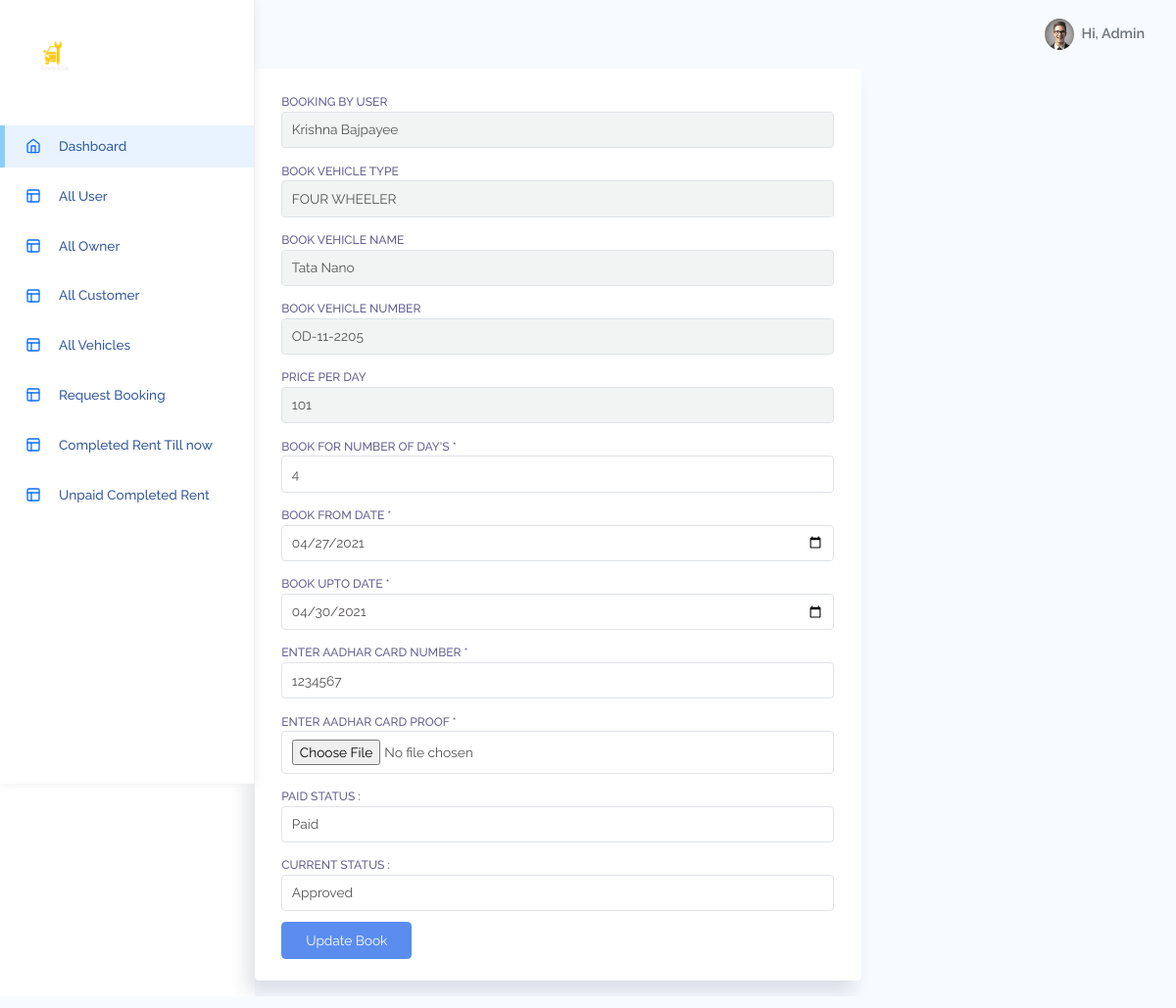
The page /edit-booking/3/ (signed in) on the database its author committed.
### Admin/models.py (models this page shows, shortened)
class RentVehicle(models.Model):
    STATUS = (
        ('Pending','Pending'),
        ('Approved', 'Approved'),
        ('Rejected', 'Rejected'),
        ('On Rent', 'On Rent'),
        ('Completed Rent','Completed Rent')
    )
    PAID_STATUS = (
        ('UnPaid', 'UnPaid'),
        ('Paid', 'Paid')
    )
    def BookingId():
        return int(random.randint(10000000,99999999))
    user = models.ForeignKey(UserProfile, on_delete=models.CASCADE)
    vehicle = models.ForeignKey(Vehicle, on_delete=models.CASCADE)
    booking_id = models.IntegerField(default=BookingId)
    aadhar_number = models.BigIntegerField()
    id_proof = models.ImageField()
    book_day = models.SmallIntegerField()
    book_from = models.DateField()
    book_to = models.DateField()
    total_price = models.IntegerField(null=True)
    paid_status = models.CharField(max_length=15, choices=PAID_STATUS, default="UnPaid")
    status = models.CharField(max_length=15, choices=STATUS, default='Pending')
    created_at = models.DateTimeField(auto_now_add=True)
    updated_at = models.DateTimeField(auto_now=True)

class UserProfile(models.Model):
    USER_TYPES = [
        ('Owner', 'Owner'),
        ('Admin', 'Admin'),
        ('Public', 'Public'),
    ]
    user=models.ForeignKey(User,on_delete=models.CASCADE)
    profilePicture = models.ImageField(blank=True, null=True)
    contact_No = models.IntegerField()
    dob = models.DateField(null=True, blank=True)
    address = models.TextField(null=True, blank=True)
    userType = models.CharField(max_length=15, choices=USER_TYPES, default='Public')
    created_at = models.DateTimeField(auto_now_add=True)
    updated_at = models.DateTimeField(auto_now=True)

class Vehicle(models.Model):
    STATUS = (
        ('Not Available', 'Not Available'),
        ('Available','Available')
    )
    user = models.ForeignKey(UserProfile, on_delete=models.CASCADE)
    vehicle_type = models.ForeignKey(VehicleType, on_delete=models.CASCADE)
    vehiclenumber = models.CharField(max_length=255)
    name = models.CharField(max_length=255)
    image = models.ImageField()
    price_per_day = models.IntegerField()
    status = models.CharField(max_length=15, choices=STATUS, default='Available')
    created_at = models.DateTimeField(auto_now_add=True)
    updated_at = models.DateTimeField(auto_now=True)

class VehicleType(models.Model):
    user = models.ForeignKey(UserProfile, on_delete=models.CASCADE)
    name = models.CharField(max_length=100)
    created_at = models.DateTimeField(auto_now_add=True)
    updated_at = models.DateTimeField(auto_now=True)

### Admin/views.py (the view, shortened to what this page needs)
# urls.py: path('edit-booking/<int:id>/', EditBooking, name="edit-booking"),
def EditBooking(request, id):
    if not request.user.is_authenticated:
        return redirect('login')
    v = RentVehicle.objects.get(id=id)
    return render(request, 'edit-booking.html', {'details':v})

### Admin/templates/edit-booking.html (shortened to what this page needs)
{% extends 'adminbase.html' %}
{% block content %}
{% load static %}
<section id="basic-vertical-layouts">
    <div class="row match-height">
        <div class="col-md-8 col-12">
            <div class="card">
                <div class="card-content">
                    <div class="card-body">
                        <form action="/edit-booking/{{details.id}}/" method="POST" class="form form-vertical"
                            enctype="multipart/form-data">
                            <div class="form-body">
                                <div class="row">
                                    <div class="col-md-12">
                                        <div class="form-group">
                                            <label for="first-name-vertical">Booking by User </label>
                                            <input type="text" id="first-name-vertical" class="form-control"
                                                name="fname"
                                                value="{{details.user.user.first_name}} {{details.user.user.last_name}}" disabled>
                                        </div>
                                        <div class="form-group">
                                            <label for="first-name-vertical">Book Vehicle Type</label>
                                            <input type="text" id="first-name-vertical" class="form-control"
                                                name="fname" value="{{details.vehicle.vehicle_type.name}}" disabled>
                                        </div>
                                        <div class="form-group">
                                            <label for="first-name-vertical">Book Vehicle Name</label>
                                            <input type="text" id="first-name-vertical" class="form-control"
                                                name="fname" value="{{details.vehicle.name}}" disabled>
                                        </div>
                                        <div class="form-group">
                                            <label for="first-name-vertical">Book Vehicle Number</label>
                                            <input type="text" id="first-name-vertical" class="form-control"
                                                name="fname" value="{{details.vehicle.vehiclenumber}}" disabled>
                                        </div>
                                        <div class="form-group">
                                            <label for="first-name-vertical">Price Per Day</label>
                                            <input type="text" id="first-name-vertical" class="form-control"
                                                name="fname" value="{{details.vehicle.price_per_day}}" disabled>
                                        </div>
                                    </div>
                                    <div class="form-group">
                                        <label for="first-name-vertical">Book For Number of Day's *</label>
                                        <input type="number" id="first-name-vertical" class="form-control" name="days"
                                           value="{{details.book_day}}" required>
                                    </div>
                                    <div class="form-group">
                                        <label for="first-name-vertical">Book From Date *</label>
                                        <input type="date" id="first-name-vertical" class="form-control" name="book_from"
                                           value="{{details.book_from | date:'Y-m-d'}}" required>
                                    </div>
                                    <div class="form-group">
                                        <label for="first-name-vertical">Book upto Date *</label>
                                        <input type="date" id="first-name-vertical" class="form-control" name="book_to"
                                           value="{{details.book_to | date:'Y-m-d'}}" required>
                                    </div>
                                    <div class="form-group">
                                        <label for="first-name-vertical">Enter Aadhar Card Number *</label>
                                        <input type="number" maxlength="12" minlength="12" id="first-name-vertical"
                                            class="form-control" value="{{details.aadhar_number}}" name="aadhar" required>
                                    </div>
                                    <div class="form-group">
                                        <label for="first-name-vertical">Enter Aadhar Card Proof *</label>
                                        <input type="file" class="form-control" name="id_proof">
                                    </div>
                                    {% if request.user.userprofile_set.first.userType != "Public" %}
                                    <div class="form-group">
                                        <label for="first-name-vertical">Paid Status : </label>
                                        <select class="form-control" name="paid_status">
                                            <option value="{{details.paid_status}}">{{details.paid_status}}</option>
                                        </select>
                                    </div>
                                    <div class="form-group">
                                        <label for="first-name-vertical">Current Status : </label>
                                        <select class="form-control" name="status">
                                            <option value="{{details.status}}">{{details.status}}</option>
                                        </select>
                                    </div>
                                    {% endif %}
                                </div>
                            </div>
                            <button type="submit" class="btn btn-primary">Update Book</button>
                        </form>
                    </div>
                </div>
            </div>
        </div>
    </div>
</section>
{% endblock %}

### Admin/templates/adminbase.html (shortened to what this page needs)
<!DOCTYPE html>
<html lang="en">
{% load static %}
<head>
    <link rel="stylesheet" href="{% static 'AdminStatic/assets/css/bootstrap.css' %}">
    <link rel="stylesheet" href="{% static 'AdminStatic/assets/css/font-awesome.min.css' %}">
    <link rel="stylesheet" href="{% static 'AdminStatic/assets/vendors/chartjs/Chart.min.css' %}">
    <link rel="stylesheet" href="{% static 'AdminStatic/assets/vendors/perfect-scrollbar/perfect-scrollbar.css' %}">
    <link rel="stylesheet" href="{% static 'AdminStatic/assets/css/app.css' %}">
<body>
    <div id="app">
        <div id="sidebar" class='active'>
            <div class="sidebar-wrapper active">
                <div class="sidebar-header">
                    <img src="{% static 'AdminStatic/assets/images/logo2.png' %}" alt="" srcset="">
                </div>
                <div class="sidebar-menu">
                    <ul class="menu">
                        <li class="sidebar-item active ">
                            <a href="/dashboard/" class='sidebar-link'>
                                <i data-feather="home" width="20"></i>
                                <span>Dashboard</span>
                            </a>
                        </li>
                        {% if request.user.userprofile_set.first.userType == "Admin" %}
                        <li class="sidebar-item  ">
                            <a href="/users/" class='sidebar-link'>
                                <i data-feather="layout" width="20"></i>
                                <span>All User</span>
                            </a>
                        </li>
                        <li class="sidebar-item  ">
                            <a href="/all-owner/" class='sidebar-link'>
                                <i data-feather="layout" width="20"></i>
                                <span>All Owner</span>
                            </a>
                        </li>
                        <li class="sidebar-item  ">
                            <a href="/all-public/" class='sidebar-link'>
                                <i data-feather="layout" width="20"></i>
                                <span>All Customer</span>
                            </a>
                        </li>
                        <li class="sidebar-item  ">
                            <a href="/total-vehicle/" class='sidebar-link'>
                                <i data-feather="layout" width="20"></i>
                                <span>All Vehicles</span>
                            </a>
                        </li>
                        <li class="sidebar-item  ">
                            <a href="/track-vehicle/" class='sidebar-link'>
                                <i data-feather="layout" width="20"></i>
                                <span>Request Booking</span>
                            </a>
                        </li>
                        <li class="sidebar-item  ">
                            <a href="/completed-rent/" class='sidebar-link'>
                                <i data-feather="layout" width="20"></i>
                                <span>Completed Rent Till now</span>
                            </a>
                        </li>
                        <li class="sidebar-item  ">
                            <a href="/unpaid-completed-rent/" class='sidebar-link'>
                                <i data-feather="layout" width="20"></i>
                                <span>Unpaid Completed Rent</span>
                            </a>
                        </li>
                        {% endif %}
                    </ul>
                </div>
            </div>
        </div>
        </div>
    <div id="main">
        <nav class="navbar navbar-header navbar-expand navbar-light">
            <div class="collapse navbar-collapse" id="navbarSupportedContent">
                <ul class="navbar-nav d-flex align-items-center navbar-light ml-auto">
                    <li class="dropdown">
                        <a href="#" data-toggle="dropdown" class="nav-link dropdown-toggle nav-link-lg nav-link-user">
                            <div class="avatar mr-1">
                                {% if request.user.userprofile_set.first.profilePicture %}
                                <img src="{{request.user.userprofile_set.first.profilePicture.url}}" alt="" srcset="">
                                {% else %}
                                <img src="{% static 'AdminStatic/assets/images/avatar/avatar-s-1.png' %}" alt=""
                                    srcset="">
                                {% endif %}
                            </div>
                            <div class="d-none d-md-block d-lg-inline-block">Hi, {{request.user.first_name}}</div>
                        </a>
                    </li>
                </ul>
            </div>
        </nav>
        {% block content %}{% endblock %}
</body>
</html>

### Admin/static/AdminStatic/assets/css/app.css (style rules this page uses)
* { font-family: "Raleway"; }
#app { position: relative; }
#main { margin-left: 260px; background-color: #F7FAFF; min-height: 100vh; transition: margin-left 0.6s ease-out; }
a { text-decoration: none; outline: 0; }
button { outline: 0; }
svg.feather, i { font-size: 14px; height: 1rem; }
.avatar { display: inline-flex; border-radius: 50%; text-align: center; vertical-align: middle; position: relative; }
.avatar img { width: 32px; height: 32px; border-radius: 50%; }
.btn.btn-primary { color: #fff; }
.dropdown-toggle:after { color: #fff; }
.form-group { margin-bottom: 0.7rem; }
.form-group label { font-size: 0.755rem; text-transform: uppercase; color: rgba(35, 28, 99, 0.7); font-weight: 500; }
#sidebar.active .sidebar-wrapper { left: 0; }
.sidebar-wrapper { width: 260px; height: 100vh; position: fixed; top: 0; z-index: 10; background-color: #fff; bottom: 0; border-right: 1px solid #eee; box-shadow: 0 0 10px #ececec; left: -260px; transition: left 0.6s ease-out; }
.sidebar-wrapper .sidebar-header { padding: 2rem 2rem 1rem; font-size: 2rem; font-weight: bold; }
.sidebar-wrapper .sidebar-header img { height: 2.5rem; }
.sidebar-wrapper .menu { padding-left: 0; margin-top: 2rem; }
.sidebar-wrapper .menu .sidebar-link { display: block; padding: 0.7rem 1.5rem; font-size: 0.85rem; display: flex; align-items: center; transition: all 0.5s; }
.sidebar-wrapper .menu .sidebar-link > span { color: #053382; font-weight: 500; margin-left: 1rem; opacity: 0.8; }
.sidebar-wrapper .menu .sidebar-item { list-style: none; margin-top: 0.5rem; position: relative; }
.sidebar-wrapper .menu .sidebar-item.active .sidebar-link { background-color: #e8f3ff; }
.sidebar-wrapper .menu .sidebar-item.active .sidebar-link:before { content: ""; position: absolute; left: 0; height: 100%; top: 0; bottom: 0; background-color: rgba(46, 170, 244, 0.5); width: 5px; }
.card { box-shadow: -8px 12px 18px 0 rgba(25, 42, 70, 0.13); margin-bottom: 2.2rem; }
.card .card-content { position: relative; }
.card .card-body { padding: 1.4rem 1.7rem; }
.navbar { height: 70px; padding: 1.5rem; }
.navbar .nav-link-user img { width: 30px; }
.navbar.navbar-header li { display: flex; align-items: center; }
.navbar.navbar-header .dropdown > a { color: #6c757d; font-weight: 600; }
.navbar.navbar-header .dropdown > a:after { display: none; }

### rows shown on the page
RentVehicle: fname "Krishna Bajpayee", fname "FOUR WHEELER", fname "Tata Nano", fname "OD-11-2205", fname "101", days "4", book_from "04/27/2021", book_to "04/30/2021", aadhar "1234567", paid_status "Paid", status "Approved"

### other values the page prints
{{ request.user.first_name }} "Admin"
